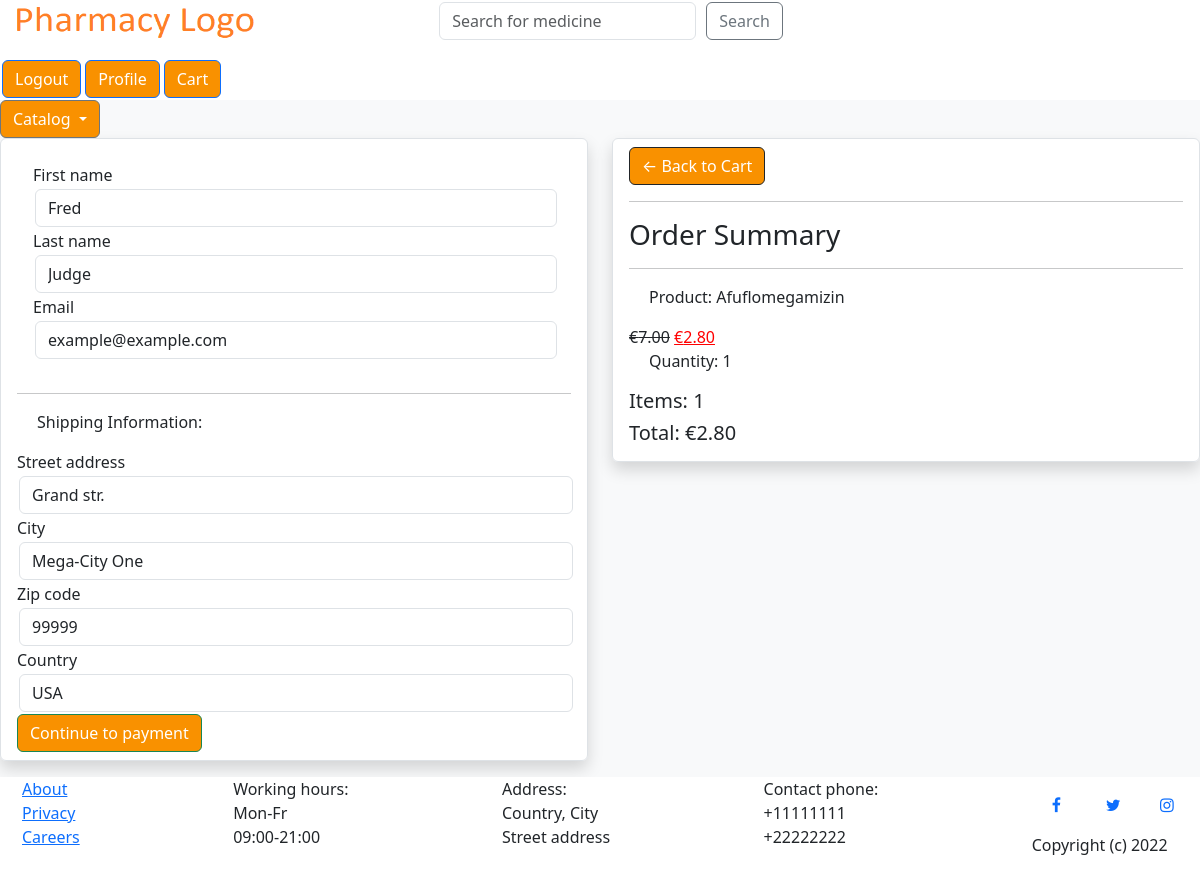
The app's page /checkout/ (signed in) with its own data.
### users/models.py (models this page shows, shortened)
class UserProfile(models.Model):
    username = models.OneToOneField(User, on_delete=models.CASCADE, related_name='profile')
    user_id = models.AutoField(primary_key=True)
    user_rights = models.CharField(max_length=20, choices=rights, default='user')
    first_name = models.CharField(max_length=30, default=None, blank=True, null=True)
    last_name = models.CharField(max_length=30, default=None, blank=True, null=True)
    email = models.EmailField(default="example@example.com")
    street_address = models.CharField(max_length=100, default=None, blank=True, null=True)
    city = models.CharField(max_length=100, default=None, blank=True, null=True)
    country = models.CharField(max_length=100, default=None, blank=True, null=True)
    zip_code = models.PositiveBigIntegerField(default=None, validators=[MaxValueValidator(999999999999)], blank=True, null=True)

class OrderItem(models.Model):
    product = models.ForeignKey(Product, on_delete=models.SET_NULL, null=True)
    order = models.ForeignKey(Order, on_delete=models.SET_NULL, null=True)
    quantity = models.IntegerField(default=0)
    date_added = models.DateTimeField(auto_now_add=True)
    @property
    def get_total(self):
        if self.product.price > self.product.discounted_price:
            total = self.product.discounted_price*self.quantity
        else:
            total = self.product.price*self.quantity
        return total

class AbstractOrder(models.Model):
    customer = models.ForeignKey(UserProfile, on_delete=models.SET_NULL, null=True)
    order_date = models.DateTimeField(auto_now_add=True)
    complete = models.BooleanField(default=False)
    transaction_id = models.CharField(max_length=100)
    @property
    def get_cart_total(self)    :
        order_items = self.orderitem_set.all()
        total = sum([item.get_total for item in order_items])
        return total
    @property
    def get_cart_items(self)    :
        order_items = self.orderitem_set.all()
        total = sum([item.quantity for item in order_items])
        return total
    class Meta:
        abstract = True

class Order(AbstractOrder):
    pass

### products/models.py (models this page shows, shortened)
class Product(models.Model):
    id = models.AutoField(primary_key=True)
    title = models.CharField(max_length=100)
    description = models.TextField()
    price = models.DecimalField(max_digits=6, decimal_places=2)
    discount_percent = models.IntegerField(default=0, validators=PERCENTAGE_VALIDATOR, blank=True)
    discounted_price = models.DecimalField(max_digits=6, decimal_places=2, blank=True)
    picture = models.ImageField(blank=True, upload_to=product_image_dir)
    number_in_stock = models.IntegerField(default=0)
    category = models.CharField(max_length=100, choices=product_categories, default='flu')
    brand = models.CharField(max_length=100, choices=brands, default='choose_brand')

### users/views.py (the view)
# urls.py: path('checkout/', users_views.checkout, name='checkout'),
@login_required
def checkout(request):
    customer = request.user.profile
    try:
        order, created = Order.objects.get_or_create(customer=customer)
    except MultipleObjectsReturned:
        order = Order.objects.filter(customer=customer).first()
    items = order.orderitem_set.all()
    context = {
        'customer': customer,
        'items': items,
        'order': order,
    }
    return render(request, 'users/checkout.html', context)

### users/templates/users/checkout.html (shortened to what this page needs)
{% extends "main_site/main-site-base.html" %}
{% load static %}
{% block content %}
<div class="row">
    <div class="col-lg-6 mx-auto">
        <div class="box-element" id="form-wrapper">
            <form id="shipping-info-form">
                <ul class="list-group shadow">
                    <li class="list-group-item">
                        <div class="media align-items-lg-center flex-column flex-lg-row p-3" id="user-info">
                            <div class="form-field">
                                <label>First name</label>
                                <input
                                required class="form-control"
                                type="text"
                                placeholder="Name..."
                                id="first-name-field"
                                value="{{customer.first_name}}">
                            </div>
                            <div class="form-field">
                                <label>Last name</label>
                                <input
                                required class="form-control"
                                type="text"
                                placeholder="Email..."
                                id="last-name-field"
                                value="{{customer.last_name}}">
                            </div>
                            <div class="form-field">
                                <label>Email</label>
                                <input
                                required class="form-control"
                                type="email"
                                placeholder="Email..."
                                id="email-field"
                                value="{{customer.email}}">
                            </div>
                        </div>
                        <hr>
                        <p>Shipping Information:</p>
                        <div class="form-field">
                            <label>Street address</label>
                            <input
                            required class="form-control"
                            type="text"
                            placeholder="Address..."
                            id="street-field"
                            value="{{customer.street_address}}">
                        </div>
                        <div class="form-field">
                            <label>City</label>
                            <input
                            required class="form-control"
                            type="text"
                            placeholder="City..."
                            id="city-field"
                            value="{{customer.city}}">
                        </div>
                        <div class="form-field">
                            <label>Zip code</label>
                            <input
                            required class="form-control"
                            type="text"
                            placeholder="Zip code..."
                            id="zip-field"
                            value="{{customer.zip_code}}">
                        </div>
                        <div class="form-field">
                            <label>Country</label>
                            <input
                            required class="form-control"
                            type="text"
                            placeholder="Country..."
                            id="country-field"
                            value="{{customer.country}}">
                        </div>
                        <input id="shipping-form-button" class="btn btn-success btn-block" type="submit" value="Continue to payment">
                    </li>
                </ul>
            </form>
        </div>
    </div>
    <div class="col-lg-6 mx-auto">
        <ul class="list-group shadow">
            <li class="list-group-item">
                <div class="box-element">
                    <a  class="btn btn-outline-dark" href="{% url 'cart' %}">&#x2190; Back to Cart</a>
                    <hr>
                    <h3>Order Summary</h3>
                    <hr>
                    {% for item in items %}
                    <div class="cart-row">
                        <div style="flex:2"><p>Product: {{ item.product.title }}</p></div>
                        {% if item.product.price > item.product.discounted_price %}
                            <div style="flex:1">
                                <del>€{{item.product.price}}</del>
                                <ins style="color:red">€{{item.product.discounted_price|floatformat:2}}</ins>
                            </div>
                        {% else %}
                            <div style="flex:1"><p>€{{ item.product.price }}</p></div>
                        {% endif %}
                        <div style="flex:1"><p>Quantity: {{ item.quantity }}</p></div>
                    </div>
                    {% endfor %}
                    <h5>Items: {{order.get_cart_items}}</h5>
                    <h5>Total: €{{order.get_cart_total|floatformat:2}}</h5>
                </div>
            </li>
        </ul>
    </div>
</div>
{% endblock %}

### main_site/static/site_main.css (style rules this page uses)
.form-control { margin: 2px; align-content: right; }
#content_row p { text-overflow: ellipsis; display: inline-block; max-width: 80vw; padding-left: 20px; padding-right: 20px; text-overflow: ellipsis; }
.btn:hover, .btn:not( .btn-outline-secondary, .btn-outline-danger, .btn-outline-danger:hover, .btn-link, .btn-link:hover, #checkout_btn, #checkout_btn:hover ) { background-color: rgb(249, 145, 0); color: white; }

### records on screen
UserProfile: first_name "Fred", last_name "Judge", email "example@example.com", street_address "Grand str.", city "Mega-City One", zip_code "99999", country "USA"
OrderItem: product "Afuflomegamizin", product.price "7.00", product.discounted_price "2.80", quantity "1"
Order: get_cart_items "1", get_cart_total "2.80"
